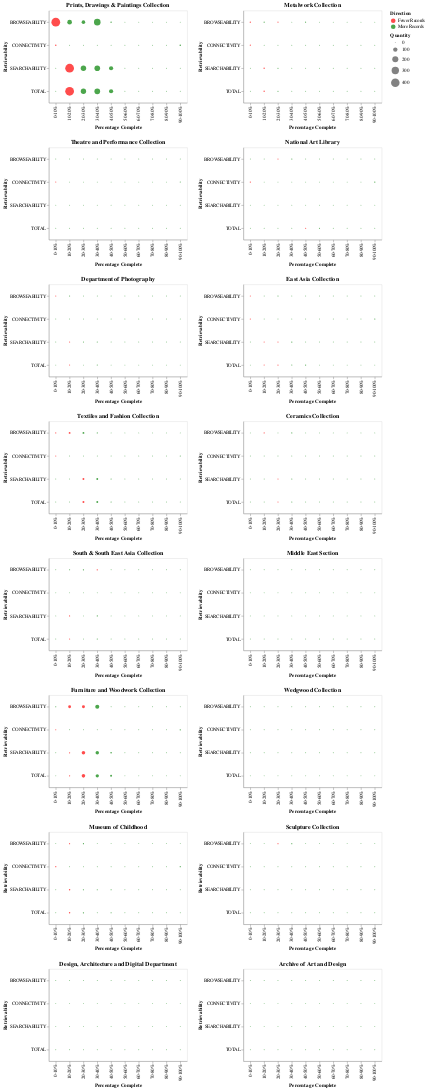

The code cell stored with this chart in its notebook:
### Code cell
import altair as alt
import numpy as np

ranges = [0,0.1,0.2,0.3,0.4,0.5,0.6,0.7,0.8,0.9,1]
count =0

dept_col_counts = None
depts = tidied_cur_df[' collectionCode'].unique()
charts = []
hcharts = []
for dept_code in depts:
  dept_diff_rows_df = pd.DataFrame()
  dept_cur_stats_df = tidied_cur_df.loc[tidied_cur_df[' collectionCode'] == dept_code]
  dept_prev_stats_df = tidied_prev_df.loc[tidied_prev_df[' collectionCode'] == dept_code]

  if(len(dept_cur_stats_df) < 10):
    # Ignore EXH and other errartic departments
    continue
#  print(dept_code)
  # Now need to loop over each completeness coll in turn
  for cur_column, prev_column in zip(dept_cur_stats_df.columns[1:], dept_prev_stats_df.columns[1:]):
        
    # Group into counts of percentages 0-10, 10-20, ... 90-100
    # dept_col_counts = dept_stats_df[column].value_counts(bins=10, sort=False)
    
    cur_dept_col_counts = dept_cur_stats_df[cur_column].groupby(pd.cut(dept_cur_stats_df[cur_column],
        ranges, labels=["0-10%","10-20%","20-30%","30-40%","40-50%","50-60%","60-70%","70-80%","80-90%","90-100%"], include_lowest=True)).count()
    
    prev_dept_col_counts = dept_prev_stats_df[prev_column].groupby(pd.cut(dept_prev_stats_df[prev_column],
        ranges, labels=["0-10%","10-20%","20-30%","30-40%","40-50%","50-60%","60-70%","70-80%","80-90%","90-100%"], include_lowest=True)).count()
#    print(cur_dept_col_counts)
#    print(prev_dept_col_counts)
 #   break
    diff_dept_col_counts = cur_dept_col_counts.subtract(prev_dept_col_counts, fill_value=0)
    
    dept_diff_rows_df = dept_diff_rows_df.append(diff_dept_col_counts, ignore_index=False)
    
#    dept_col_counts.name = column
#    dept_rows_df = dept_rows_df.append(dept_col_counts, ignore_index=False)
    
  dept_diff_rows_df = dept_diff_rows_df.rename_axis('Retrievability').rename_axis('Percentages', axis='columns')
    # TO handle converting from CategoricalIndex - may change https://github.com/pandas-dev/pandas/issues/19136
  dept_diff_rows_df.columns = dept_diff_rows_df.columns.tolist()
 #   print(dept_rows_df)
  dept_diff_rows_df = dept_diff_rows_df.reset_index()

  dept_diff_rows_melt_df = dept_diff_rows_df.melt(id_vars=['Retrievability'], var_name='Percentage', value_name='Change')
  dept_diff_rows_melt_df.replace(0, np.nan, inplace=True) 

  chart = alt.Chart(dept_diff_rows_melt_df).mark_circle().encode(
    alt.X('Percentage:O', axis=alt.Axis(title="Percentage Complete")),
    alt.Y('Retrievability:O'),
    alt.Size('Quantity:Q'),
    alt.Color('Direction:N', scale=alt.Scale(domain=['Fewer Records', 'More Records'], range=['red', 'green'])),
    tooltip=['Change']
  ).transform_calculate(
      Quantity='abs(datum.Change)',
      Direction='if(datum.Change < 0, "Fewer Records", "More Records")'
  ).properties(title="%s" % (deptNames[dept_code]), width=300,height=200)
    
  charts.append(chart)
  if count > 0:
      hcharts.append(alt.hconcat(*charts))
      charts = []
      count = 0
  else:
      count += 1
        
hcharts.append(alt.hconcat(*charts))

alt.vconcat(*hcharts)
